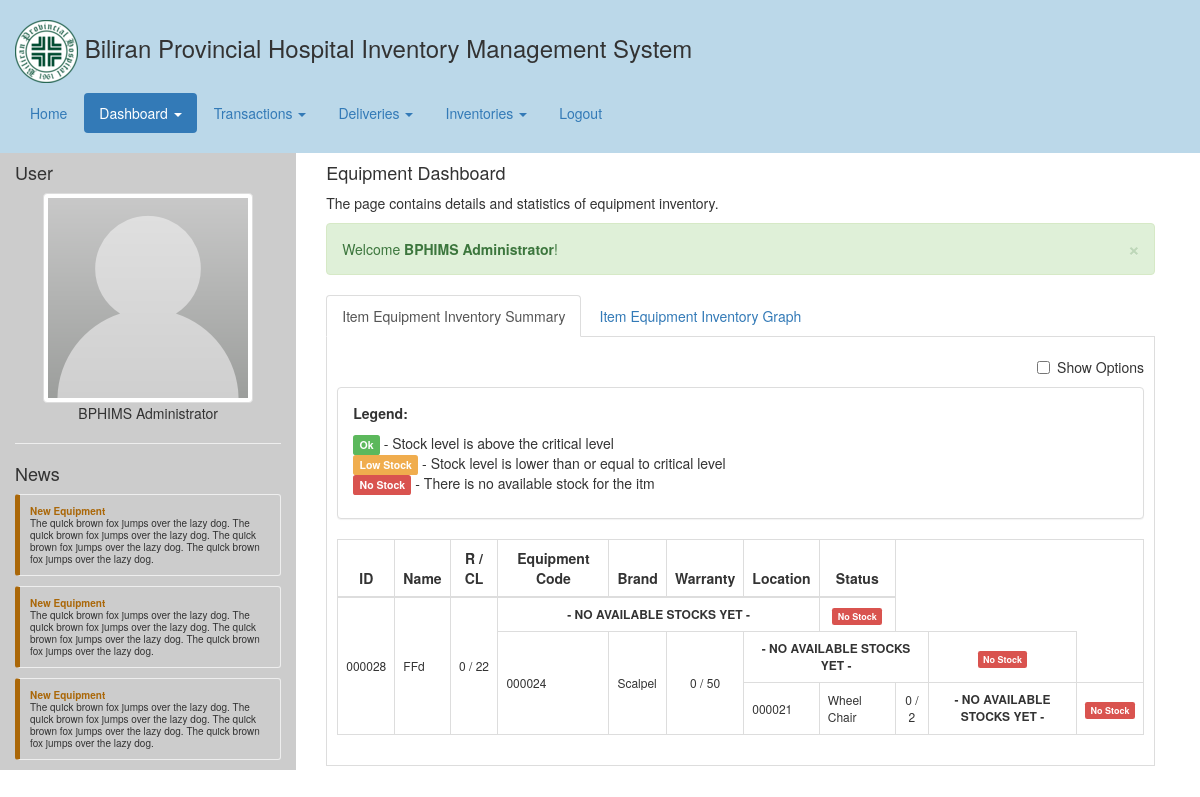
Page /dashboard_equipment.php (signed in) on the earlier database version.
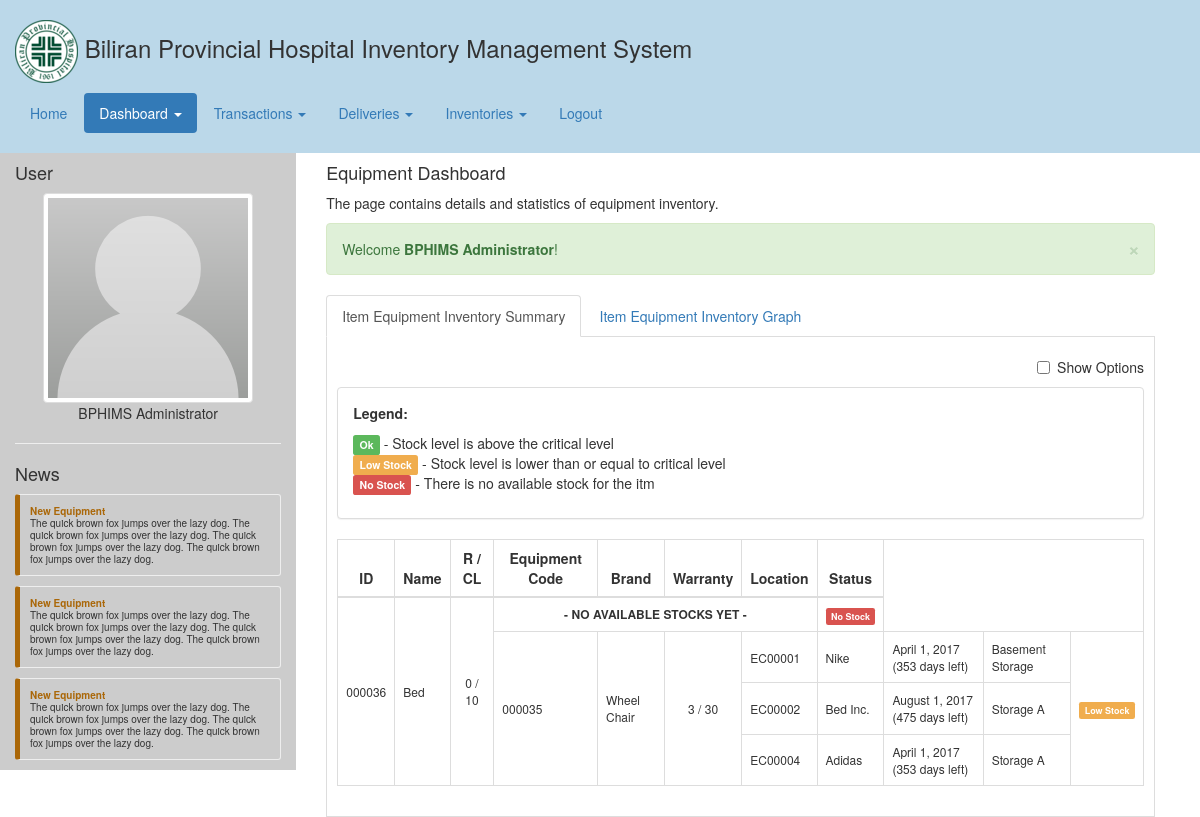
Same page on the later database version.
### tables this page shows
CREATE TABLE IF NOT EXISTS `item` (
  `item_id` int(10) unsigned NOT NULL AUTO_INCREMENT,
  `category_id` int(11) NOT NULL,
  `name` varchar(255) NOT NULL,
  `code` varchar(255) NOT NULL,
  `description` text NOT NULL,
  `critical_level` int(11) NOT NULL,
  `created` timestamp NOT NULL DEFAULT CURRENT_TIMESTAMP,
  `updated` timestamp NOT NULL DEFAULT CURRENT_TIMESTAMP ON UPDATE CURRENT_TIMESTAMP,
  `is_deleted` tinyint(1) NOT NULL DEFAULT '0',
  PRIMARY KEY (`item_id`)
);

CREATE TABLE IF NOT EXISTS `delivery_equipment` (
  `delivery_equipment_id` int(10) unsigned NOT NULL AUTO_INCREMENT,
  `delivery_id` int(11) NOT NULL,
  `item_id` int(11) NOT NULL,
  `equipment_code` varchar(255) NOT NULL,
  `brand` varchar(255) NOT NULL,
  `warranty` timestamp NOT NULL DEFAULT '0000-00-00 00:00:00',
  `location` varchar(255) NOT NULL,
  `is_given` tinyint(1) NOT NULL DEFAULT '0',
  `is_returned` tinyint(1) NOT NULL DEFAULT '0',
  `is_deleted` tinyint(1) NOT NULL DEFAULT '0',
  PRIMARY KEY (`delivery_equipment_id`)
);

### php/bphims_api.php (called while the page is built, shortened)
<?php
class BPHIMS {
	public static function getAllDeliveryEquipmentOfItem($id) {
		$db = Helper::openDB();
		$sql = "
			SELECT
				de.*
			FROM
				`delivery_equipment` de
			WHERE
				de.is_deleted=0 AND
				de.is_given=0 AND
				de.item_id = ".$id."
			ORDER BY
				de.delivery_equipment_id
			";
		$query = mysql_query($sql,$db);
		$result = Helper::getListFromResultQuery($query);
		return $result;
	}
	public static function getAllItems($id) {
		$db = Helper::openDB();
		$sql = "
			SELECT
				i.item_id, i.name, i.critical_level
			FROM
				`item` i
			WHERE
				i.is_deleted=0 AND
				i.category_id=".$id."
			ORDER BY
				i.name ASC
			";
		$query = mysql_query($sql,$db);
		$result = Helper::getListFromResultQuery($query);
		return $result;
	}
	public static function getRemainingEquipment($id) {
		$db = Helper::openDB();
		$sql = "
			SELECT
				COUNT(*) as total
			FROM
				`delivery_equipment` de
			WHERE
				de.is_deleted=0 AND
				de.is_given=0 AND
				de.item_id=".$id."
			";
		$query = mysql_query($sql,$db);
		$result = Helper::getRowFromResultQuery($query);
		return ($result['total'])?$result['total']:0;
	}
}
?>

### dashboard_equipment.php (the view, shortened to what this page needs)
<?php
	$listOfCss = array('dashboard_equipment');
	$active = "dashboard";
	include("header.php");
	$getEquipmentList = BPHIMS::getAllItems(BPHIMS_ITEM_EQUIPMENT);
	foreach($getEquipmentList as $key => $supply) {
		$getEquipmentList[$key]['remaining'] = BPHIMS::getRemainingEquipment($supply['item_id']);
	}
?>
<div class="common-body">
	<div class="col-md-12">
		<div class="pull-left">
			<h4>Equipment Dashboard</h4>
			<p>The page contains details and statistics of equipment inventory.</p>
		</div>
		<div class="clearfix"></div>
		<?php $systemMessage = Helper::getMessage();?>
		<ul class="nav nav-tabs">
			<li role="presentation" tab="tabs-supply-summary" class="active"><a href="#">Item Equipment Inventory Summary</a></li>
			<li role="presentation" tab="tabs-supply-graph"><a href="#">Item Equipment Inventory Graph</a></li>
		</ul>
		<div id="tabs-supply-summary" class="tabs-body">
			<div class="checkbox pull-right">
				<label><input type="checkbox" id="additional-option" value="additional-option"> Show Options</label>
			</div>
			<div class="clearfix"></div>
			<div class="panel panel-default">
				<div class="panel-body">
					<b>Legend:</b>
					<div class="checkbox">
						<span class="label label-success">Ok</span> - Stock level is above the critical level<br/>
						<span class="label label-warning">Low Stock</span> - Stock level is lower than or equal to critical level<br/>
						<span class="label label-danger">No Stock</span></td> - There is no available stock for the itm
					</div>
				</div>
			</div>
			<table id="dashboard_table" class="table-common table table-bordered">
				<thead>
					<th class="td1">ID</th>
					<th class="td2">Name</th>
					<th class="td3">R / CL</th>
					<th class="td4">Equipment Code</th>
					<th class="td5">Brand</th>
					<th class="td6">Warranty</th>
					<th class="td7">Location</th>
					<th class="td8">Status</th>
				</thead>
				<tbody>
					<?php
						foreach($getEquipmentList as $supply) {
							$getAllDeliveryEquipment = BPHIMS::getAllDeliveryEquipmentOfItem($supply['item_id']);
							$status = '<span class="label label-success">Ok</span>';
							if($supply['remaining'] <= $supply['critical_level']) {
								$status = '<span class="label label-warning">Low Stock</span>';
							}
							echo '
								<tr>
									<td class="td1" rowspan="'.count($getAllDeliveryEquipment).'">'.Helper::formatID($supply['item_id']).'</td>
									<td class="td2" rowspan="'.count($getAllDeliveryEquipment).'">'.$supply['name'].'</td>
									<td class="td3" rowspan="'.count($getAllDeliveryEquipment).'">'.$supply['remaining'].' / '.$supply['critical_level'].'</td>
							';
							foreach($getAllDeliveryEquipment as $key => $delivery) {
								echo '
										<td class="td4">'.$delivery['equipment_code'].'</td>
										<td class="td5">'.$delivery['brand'].'</td>
										<td class="td6">'.Helper::formatDate($delivery['warranty']).' ('.Helper::daysLeft($delivery['warranty']).')</td>
										<td class="td7">'.$delivery['location'].'</td>
										'.(($key==0)?'<td class="td8" rowspan="'.count($getAllDeliveryEquipment).'">'.$status.'</td>':'').'
									</tr>
								';
							}
							if(count($getAllDeliveryEquipment) == 0) {
								echo '
										<td colspan="4" class="no_stocks">- No available stocks yet -</td>
										<td class="td8"><span class="label label-danger">No Stock</span></td>
									</tr>
								';
							}
						}
					?>
				</tbody>
			</table>
		</div>
	</div>
</div>
<?php
	include("footer.php");
?>

### header.php (shortened to what this page needs)
<!DOCTYPE html>
<html lang="en">
	<head>
		<link href="css/jquery-ui.min.css" rel="stylesheet">
		<link href="css/jquery-ui.theme.min.css" rel="stylesheet">
		<link href="css/jquery-ui.structure.min.css" rel="stylesheet">
		<link href="css/bootstrap.min.css" rel="stylesheet" media="screen">
		<link href="css/bootstrap-responsive.min.css" rel="stylesheet" media="screen">
		<link href="css/reset.css" rel="stylesheet">
		<link href="css/header.css" rel="stylesheet">
		<?php
		$listOfCss = (isset($listOfCss))?$listOfCss:array();
		$active = (isset($active))?$active:"";
		foreach($listOfCss as $css) {
			echo '<link href="css/'.$css.'.css" rel="stylesheet">';
		}
		?>
	</head>
	<body>
		<div id="main-header">
			<div class="container">
				<div class="row">
					<div class="col-md-12">
						<h3> <img src="img/default/logo.png">  <span></span> <?php echo BPHIMS_APPLICATION_NAME; ?></h3>
	</head>
					</div>
				</div>
				<div class="row">
					<div class="col-md-12">
						<ul class="nav nav-pills">
						<li class="<?php echo ($active=="home")?"active":""; ?>">
								<a href="index.php">Home</a>
							</li>
							<li class="<?php echo ($active=="dashboard")?"active":""; ?>">
								<a class="dropdown-toggle" data-toggle="dropdown" href="#">Dashboard <b class="caret"></b></a>
							</li>
							<li class="dropdown <?php echo ($active=="transactions")?"active":""; ?>">
								<a class="dropdown-toggle" data-toggle="dropdown" href="#">Transactions <b class="caret"></b></a>
							</li>
							<li class="dropdown <?php echo ($active=="deliveries")?"active":""; ?>">
								<a class="dropdown-toggle" data-toggle="dropdown" href="#">Deliveries <b class="caret"></b></a>
							</li>
							<li class="dropdown <?php echo ($active=="inventories")?"active":""; ?>">
								<a class="dropdown-toggle" data-toggle="dropdown" href="#">Inventories <b class="caret"></b></a>
							</li>
							<?php
								if($_SESSION['user_id'] != 0) {
							?>
							<li>
								<a href="logout.php">Logout</a>
							</li>
							<?php
								} else {
							?>
							<?php
								}
							?>
						</ul>
					</div>
				</div>
			</div>
		</div>
		<div id="main-body">
			<div class="container">
				<div class="row">
					<div id="main-sidebar" class="col-md-3">
						<?php
							if($_SESSION['user_id'] == 0) {
						?>
						<div id="main-login">
							<h4>Login</h4>
							<form action="php/action.php" method="post">
								<input type="hidden" name="action" value="authentication" />
								<div class="form-group">
									<label for="username">Username</label>
									<input type="text" class="form-control" id="username" name="username" placeholder="Username">
								</div>
								<div class="form-group">
									<label for="password">Password</label>
									<input type="password" class="form-control" id="password" name="password" placeholder="Password">
								</div>
								<button type="submit" class="btn btn-primary">Login</button>
							</form>
						</div>
						<br/>
						<?php $systemMessage = Helper::getMessage(); ?>
						<?php } else { ?>
						<div id="main-profile">
							<h4>User</h4>
							<center>
								<img src="img/default/default-avatar.png" class="img-thumbnail">
								<br/>
								<span><?php echo $_SESSION['first_name'].' '.$_SESSION['last_name']; ?></span>
							</center>
						</div>
						<?php } ?>
						<hr/>
						<div id="main-newsfeed">
							<h4>News</h4>
							<div class="news">
								<span class="title">New Equipment</span><br/>
								The quick brown fox jumps over the lazy dog. The quick brown fox jumps over the lazy dog. The quick brown fox jumps over the lazy dog. The quick brown fox jumps over the lazy dog.
							</div>
							<div class="news">
								<span class="title">New Equipment</span><br/>
								The quick brown fox jumps over the lazy dog. The quick brown fox jumps over the lazy dog. The quick brown fox jumps over the lazy dog. The quick brown fox jumps over the lazy dog.
							</div>
							<div class="news">
								<span class="title">New Equipment</span><br/>
								The quick brown fox jumps over the lazy dog. The quick brown fox jumps over the lazy dog. The quick brown fox jumps over the lazy dog. The quick brown fox jumps over the lazy dog.
							</div>
						</div>
					</div>
					<div class="col-md-9">

### php/helper.php (shortened to what this page needs)
<?php
class Helper {
	public static function getMessage() {
		$message = $_SESSION['message'];
		if($message != null){
			$alertType = ($message['type']==SYS_SUCCESS)?"success":"danger";
			echo '
			<div class="alert alert-'.$alertType.' alert-dismissible fade in" role="alert">
				<button type="button" class="close" data-dismiss="alert" aria-label="Close">
					<span aria-hidden="true">&times;</span>
				</button>
				<span>'.$message['body'].'</span>
			</div>
			';
		}
		return null;
	}
	public static function getRowFromResultQuery($result) {
		return mysql_fetch_assoc($result);
	}
	public static function getListFromResultQuery($result) {
		$lists = array();
		while($d = mysql_fetch_assoc($result)){
			array_push($lists,$d);
		}
		return $lists;
	}
	public static function formatDate($date) {
		return date('F j, Y',strtotime($date));
	}
	public static function formatID($id) {
		return str_pad($id, 6, '0', STR_PAD_LEFT);
	}
	public static function daysLeft($date) {
		$today = strtotime(date('Y-m-d'));
		$finish = strtotime($date);
		$difference = $finish-$today;
		$result = floor($difference / (60 * 60 * 24));
		if($result > 0) {
			return $result.' days left';
		} else {
			return 'EXPIRED';
		}
	}
}
?>

### footer.php (shortened to what this page needs)
					</div>
				</div>
			</div>
		</div>
	</body>
</html>

### css/dashboard_equipment.css (style rules this page uses)
#dashboard_table td { vertical-align:middle; }
#dashboard_table th { text-align:center; }
#dashboard_table td.td3 { text-align:center; }
#dashboard_table td.td8 { text-align:center; }
#dashboard_table td.no_stocks { text-align:center; font-weight:bold; text-transform:uppercase; }
.tabs-body { border:1px solid #ddd; margin-top:-1px; padding:10px; }

Differences in the rows shown:
removed item: item_id "000028", name "FFd", remaining "0", critical_level "22", shows "- NO AVAILABLE STOCKS YET -"
removed item: item_id "000024", name "Scalpel", remaining "0", critical_level "50", shows "- NO AVAILABLE STOCKS YET -"
removed item: item_id "000021", name "Wheel Chair", remaining "0", critical_level "2", shows "- NO AVAILABLE STOCKS YET -"
added item: item_id "000036", name "Bed", remaining "0", critical_level "10", shows "- NO AVAILABLE STOCKS YET -"
added item: item_id "000035", name "Wheel Chair", remaining "3", critical_level "30"
added delivery_equipment: equipment_code "EC00001", brand "Nike", warranty "April 1, 2017", warranty "353 days left", location "Basement Storage", shows "Low Stock"
added delivery_equipment: equipment_code "EC00002", brand "Bed Inc.", warranty "August 1, 2017", warranty "475 days left", location "Storage A"
added delivery_equipment: equipment_code "EC00004", brand "Adidas", warranty "April 1, 2017", warranty "353 days left", location "Storage A"
